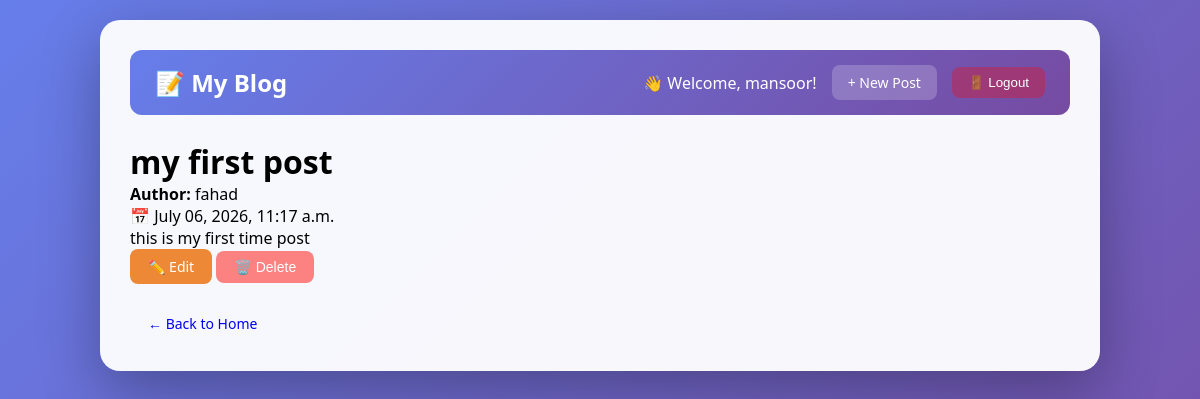
Screenshot of /post/3/ (signed in) with the database file from the repository.
### posts/models.py (models this page shows, shortened)
class Post(models.Model):
    title = models.CharField(max_length=200)
    content = models.TextField()
    author=models.ForeignKey(User,on_delete=models.CASCADE,related_name='posts',null=True,blank=True)
    created_at = models.DateTimeField(auto_now_add=True)

### posts/views.py (the view)
# urls.py: path('post/<int:pk>/', PostDetailView.as_view(), name='detail'),
class PostDetailView(DetailView): #1 post
    model=Post
    template_name='posts/detail.html'
    context_object_name='post'

### blogproj/posts/templates/posts/detail.html (shortened to what this page needs)
{% extends 'posts/base.html' %}
{% block content %}
    <h1>{{ post.title }}</h1>
    <p><strong>Author:</strong> {{ post.author.username }}</p>
    <p class="meta">📅 {{ post.created_at|date:"F d, Y, h:i a" }}</p>
    <p>{{ post.content|linebreaks }}</p>
    {% if user == post.author or user.is_superuser %}
        <a href="{% url 'edit_post' pk=post.pk %}" class="btn btn-warning">✏️ Edit</a>
        <form action="{% url 'delete_post' pk=post.pk %}" method="POST" style="display: inline;">
            <button type="submit" class="btn btn-danger">🗑️ Delete</button>
        </form>
    {% endif %}
    <br><br>
    <a href="{% url 'home' %}" class="btn">← Back to Home</a>
{% endblock %}

### blogproj/posts/templates/posts/base.html (shortened to what this page needs)
{% load static %}
<!DOCTYPE html>
<html>
<head>
    <link rel="stylesheet" type="text/css" href="{% static 'posts/style.css' %}">
</head>
<body>
    <div class="container">
        <div class="nav">
            <h1>📝 My Blog</h1>
            <div class="nav-right">
                {% if user.is_authenticated %}
                    <span class="welcome">👋 Welcome, {{ user.username }}!</span>
                    <a href="{% url 'create_post' %}" class="btn btn-primary" style="background: rgba(255,255,255,0.2);">+ New Post</a>
                    <form action="{% url 'logout' %}" method="POST" style="display: inline; margin: 0;">
                        <button type="submit" class="logout-btn">🚪 Logout</button>
                    </form>
                {% else %}
                    <a href="{% url 'login' %}">🔑 Login</a>
                {% endif %}
            </div>
        </div>
        {% block content %}{% endblock %}
    </div>
</body>
</html>

### posts/static/posts/style.css (style rules this page uses)
* { margin: 0; padding: 0; box-sizing: border-box; }
body { font-family: 'Segoe UI', Tahoma, Geneva, Verdana, sans-serif; background: linear-gradient(135deg, #667eea 0%, #764ba2 100%); min-height: 100vh; padding: 20px; }
.container { max-width: 1000px; margin: 0 auto; background: rgba(255, 255, 255, 0.95); padding: 30px; border-radius: 20px; box-shadow: 0 20px 60px rgba(0,0,0,0.3); }
.nav { display: flex; justify-content: space-between; align-items: center; background: linear-gradient(135deg, #667eea 0%, #764ba2 100%); padding: 15px 25px; border-radius: 12px; color: white; margin-bottom: 25px; flex-wrap: wrap; }
.nav h1 { font-size: 24px; margin: 0; color: white; }
.nav-right { display: flex; align-items: center; gap: 15px; flex-wrap: wrap; }
.nav a { color: white; text-decoration: none; padding: 8px 16px; border-radius: 8px; background: rgba(255,255,255,0.15); transition: background 0.3s; font-weight: 500; }
.nav .logout-btn { background: rgba(255, 0, 0, 0.3); border: none; color: white; padding: 8px 16px; border-radius: 8px; cursor: pointer; font-weight: 500; }
.nav .welcome { color: white; font-weight: 500; }
.btn { display: inline-block; padding: 8px 18px; border: none; border-radius: 8px; text-decoration: none; font-weight: 500; font-size: 14px; cursor: pointer; transition: all 0.3s; }
.btn-primary { background: #667eea; color: white; }
.btn-warning { background: #ed8936; color: white; }
.btn-danger { background: #fc8181; color: white; }

### rows the page displays
Post: title "my first post", author.username "fahad", created_at "July 06, 2026, 11:17 a.m.", content "this is my first time post"

### other values shown
{{ user.username }} "mansoor"
